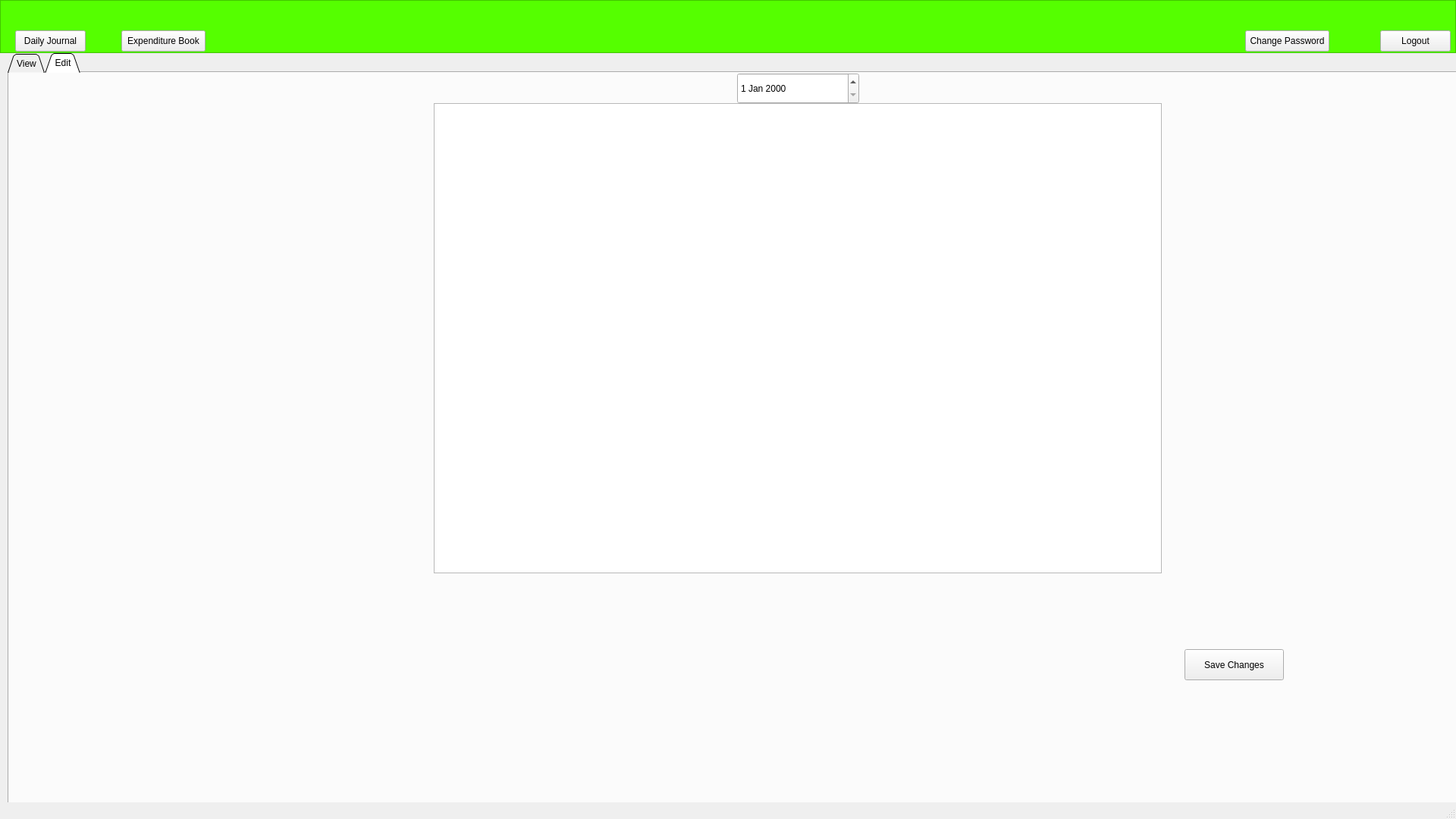
<?xml version="1.0" encoding="UTF-8"?>
<ui version="4.0">
 <class>ClientWin</class>
 <widget class="QMainWindow" name="ClientWin">
  <property name="geometry">
   <rect>
    <x>0</x>
    <y>0</y>
    <width>1920</width>
    <height>1080</height>
   </rect>
  </property>
  <property name="sizePolicy">
   <sizepolicy hsizetype="Maximum" vsizetype="Preferred">
    <horstretch>0</horstretch>
    <verstretch>0</verstretch>
   </sizepolicy>
  </property>
  <property name="minimumSize">
   <size>
    <width>1920</width>
    <height>1080</height>
   </size>
  </property>
  <property name="maximumSize">
   <size>
    <width>1920</width>
    <height>1080</height>
   </size>
  </property>
  <property name="windowTitle">
   <string>MainWindow</string>
  </property>
  <widget class="QWidget" name="centralwidget">
   <widget class="QGraphicsView" name="graphicsView">
    <property name="geometry">
     <rect>
      <x>0</x>
      <y>0</y>
      <width>1920</width>
      <height>70</height>
     </rect>
    </property>
    <property name="styleSheet">
     <string notr="true">background-color: rgb(85, 255, 0);</string>
    </property>
   </widget>
   <widget class="QStackedWidget" name="stackedWidget">
    <property name="geometry">
     <rect>
      <x>10</x>
      <y>70</y>
      <width>1920</width>
      <height>1010</height>
     </rect>
    </property>
    <widget class="QWidget" name="daily_journal_page_0">
     <widget class="QTabWidget" name="tabWidget_2">
      <property name="geometry">
       <rect>
        <x>0</x>
        <y>0</y>
        <width>1920</width>
        <height>1010</height>
       </rect>
      </property>
      <property name="tabShape">
       <enum>QTabWidget::Triangular</enum>
      </property>
      <property name="currentIndex">
       <number>1</number>
      </property>
      <widget class="QWidget" name="tab_DJView">
       <attribute name="title">
        <string>View</string>
       </attribute>
       <widget class="QDateEdit" name="dateEdit_DJView">
        <property name="geometry">
         <rect>
          <x>960</x>
          <y>0</y>
          <width>161</width>
          <height>41</height>
         </rect>
        </property>
       </widget>
       <widget class="QTextBrowser" name="textBrowser_DJView">
        <property name="geometry">
         <rect>
          <x>550</x>
          <y>40</y>
          <width>960</width>
          <height>620</height>
         </rect>
        </property>
       </widget>
      </widget>
      <widget class="QWidget" name="tab_DJEdit">
       <attribute name="title">
        <string>Edit</string>
       </attribute>
       <widget class="QDateEdit" name="dateEdit_DJEdit">
        <property name="geometry">
         <rect>
          <x>960</x>
          <y>0</y>
          <width>161</width>
          <height>41</height>
         </rect>
        </property>
       </widget>
       <widget class="QPlainTextEdit" name="plainTextEdit_DJEdit">
        <property name="geometry">
         <rect>
          <x>560</x>
          <y>40</y>
          <width>960</width>
          <height>620</height>
         </rect>
        </property>
       </widget>
       <widget class="QPushButton" name="pushButton_DJESave">
        <property name="geometry">
         <rect>
          <x>1550</x>
          <y>760</y>
          <width>131</width>
          <height>41</height>
         </rect>
        </property>
        <property name="text">
         <string>Save Changes</string>
        </property>
       </widget>
      </widget>
     </widget>
    </widget>
    <widget class="QWidget" name="eb_page_1">
     <widget class="QTabWidget" name="tabWidget">
      <property name="geometry">
       <rect>
        <x>0</x>
        <y>0</y>
        <width>1920</width>
        <height>1010</height>
       </rect>
      </property>
      <property name="tabShape">
       <enum>QTabWidget::Triangular</enum>
      </property>
      <property name="currentIndex">
       <number>0</number>
      </property>
      <widget class="QWidget" name="tab">
       <attribute name="title">
        <string>View</string>
       </attribute>
       <widget class="QDateEdit" name="dateEdit_EBView">
        <property name="geometry">
         <rect>
          <x>960</x>
          <y>0</y>
          <width>161</width>
          <height>41</height>
         </rect>
        </property>
       </widget>
      </widget>
      <widget class="QWidget" name="tab_2">
       <attribute name="title">
        <string>Edit</string>
       </attribute>
       <widget class="QDateEdit" name="dateEdit_EBEdit">
        <property name="geometry">
         <rect>
          <x>960</x>
          <y>0</y>
          <width>161</width>
          <height>41</height>
         </rect>
        </property>
       </widget>
      </widget>
     </widget>
    </widget>
    <widget class="QWidget" name="ChangePassword">
     <widget class="QWidget" name="layoutWidget">
      <property name="geometry">
       <rect>
        <x>1480</x>
        <y>0</y>
        <width>321</width>
        <height>201</height>
       </rect>
      </property>
      <layout class="QVBoxLayout" name="verticalLayout">
       <item>
        <layout class="QHBoxLayout" name="horizontalLayout">
         <item>
          <widget class="QPushButton" name="pushButton_3">
           <property name="text">
            <string>Old Password</string>
           </property>
          </widget>
         </item>
         <item>
          <widget class="QLineEdit" name="lineEdit_5"/>
         </item>
        </layout>
       </item>
       <item>
        <layout class="QHBoxLayout" name="horizontalLayout_2">
         <item>
          <widget class="QPushButton" name="pushButton_4">
           <property name="text">
            <string>New Password</string>
           </property>
          </widget>
         </item>
         <item>
          <widget class="QLineEdit" name="lineEdit_6"/>
         </item>
        </layout>
       </item>
       <item>
        <layout class="QHBoxLayout" name="horizontalLayout_3">
         <item>
          <widget class="QPushButton" name="pushButton_5">
           <property name="text">
            <string>Confirm Password</string>
           </property>
          </widget>
         </item>
         <item>
          <widget class="QLineEdit" name="lineEdit_7"/>
         </item>
        </layout>
       </item>
       <item>
        <widget class="QPushButton" name="pushButton_6">
         <property name="text">
          <string>Save Changes</string>
         </property>
        </widget>
       </item>
      </layout>
     </widget>
    </widget>
   </widget>
   <widget class="QPushButton" name="pushButton">
    <property name="geometry">
     <rect>
      <x>20</x>
      <y>40</y>
      <width>93</width>
      <height>28</height>
     </rect>
    </property>
    <property name="text">
     <string>Daily Journal</string>
    </property>
   </widget>
   <widget class="QPushButton" name="pushButton_2">
    <property name="geometry">
     <rect>
      <x>160</x>
      <y>40</y>
      <width>111</width>
      <height>28</height>
     </rect>
    </property>
    <property name="text">
     <string>Expenditure Book</string>
    </property>
   </widget>
   <widget class="QPushButton" name="pushButton_ChangePassword">
    <property name="geometry">
     <rect>
      <x>1642</x>
      <y>40</y>
      <width>111</width>
      <height>28</height>
     </rect>
    </property>
    <property name="text">
     <string>Change Password</string>
    </property>
   </widget>
   <widget class="QPushButton" name="pushButton_Logout">
    <property name="geometry">
     <rect>
      <x>1820</x>
      <y>40</y>
      <width>93</width>
      <height>28</height>
     </rect>
    </property>
    <property name="text">
     <string>Logout</string>
    </property>
   </widget>
  </widget>
  <widget class="QMenuBar" name="menubar">
   <property name="geometry">
    <rect>
     <x>0</x>
     <y>0</y>
     <width>1920</width>
     <height>26</height>
    </rect>
   </property>
  </widget>
  <widget class="QStatusBar" name="statusbar"/>
 </widget>
 <resources/>
 <connections/>
</ui>
